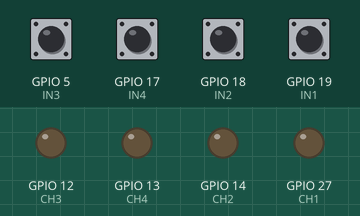
Recording of a sketch running on a simulated ESP32. Shown: output pins drawn as LEDs (lit = HIGH). The inputs (shaded band) are chosen by the test bench; at power-on: GPIO 5 (IN3), GPIO 17 (IN4), GPIO 18 (IN2), GPIO 19 (IN1) HIGH.

Above: at 1.2 s.
1.3 s: GPIO 5 (IN3) pulled LOW for 0.15 s
At 1.37 s:
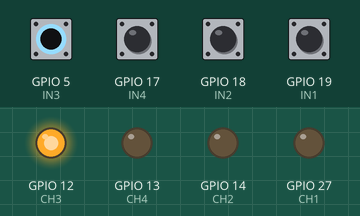
2.9 s: GPIO 17 (IN4) pulled LOW for 0.15 s
At 2.97 s:
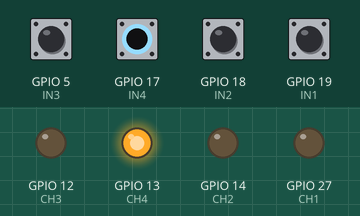
4.5 s: GPIO 18 (IN2) pulled LOW for 0.15 s
At 4.57 s:
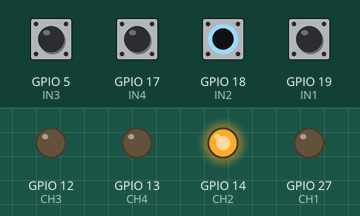
6.1 s: GPIO 19 (IN1) pulled LOW for 0.15 s
At 6.17 s:
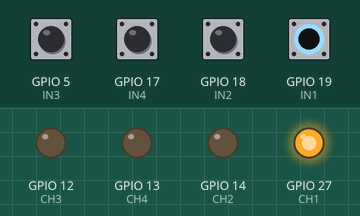
7.7 s: GPIO 5 (IN3) driven LOW and GPIO 17 (IN4) driven LOW
At 8.7 s:
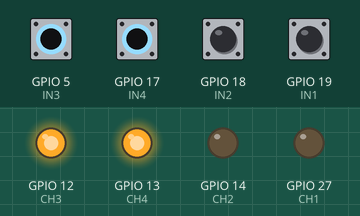
9.2 s: GPIO 18 (IN2) pulled LOW for 1 s
At 9.8 s:
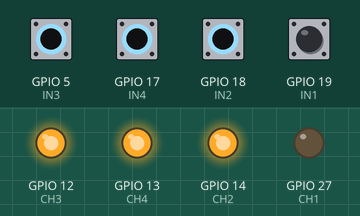
Timing chart, 0 to 12.2 s (numbered marks = the images above; inputs shaded):
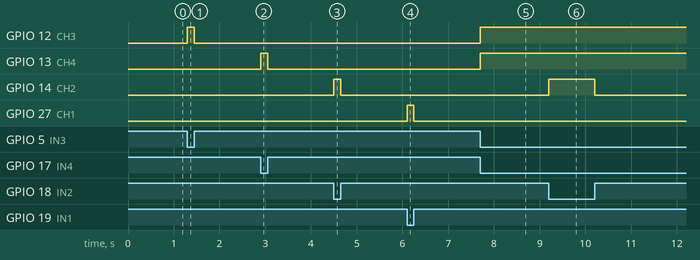

The sketch:

4Di4Do.ino
```cpp
//Author: eletechsup
//More information welcome to : http://www.485io.com
//Arduino IDE 2.2.1
//ES32C14 Expansion Board for ESP32 38PIN BOARD
//4 NPN DI Control 4 Relay Output

const int IN1 = 19;
const int IN2 = 18;
const int IN3 = 5;
const int IN4 = 17;
const int CH1 = 27;
const int CH2 = 14;
const int CH3 = 12;
const int CH4 = 13;


void setup() {
  pinMode(CH1, OUTPUT);
  pinMode(CH2, OUTPUT);
  pinMode(CH3, OUTPUT);
  pinMode(CH4, OUTPUT);
  pinMode(IN1, INPUT);
  pinMode(IN2, INPUT);
  pinMode(IN3, INPUT);
  pinMode(IN4, INPUT);
  pinMode(IN1, INPUT_PULLUP);
  pinMode(IN2, INPUT_PULLUP);
  pinMode(IN3, INPUT_PULLUP);
  pinMode(IN4, INPUT_PULLUP);
}
void loop() {
  if (digitalRead(IN1) == 0) {
    digitalWrite(CH1, HIGH);
  } else {
    digitalWrite(CH1, LOW);
  }
  if (digitalRead(IN2) == 0) {
    digitalWrite(CH2, HIGH);
  } else {
    digitalWrite(CH2, LOW);
  }
  if (digitalRead(IN3) == 0) {
    digitalWrite(CH3, HIGH);
  } else {
    digitalWrite(CH3, LOW);
  }
  if (digitalRead(IN4) == 0) {
    digitalWrite(CH4, HIGH);
  } else {
    digitalWrite(CH4, LOW);
  }
}
```

Measured:
- after the input at 1.3 s, GPIO 12 (CH3): LOW → HIGH at once, → LOW 0.15 s later
- after the input at 2.9 s, GPIO 13 (CH4): LOW → HIGH at once, → LOW 0.15 s later
- after the input at 4.5 s, GPIO 14 (CH2): LOW → HIGH at once, → LOW 0.15 s later
- after the input at 6.1 s, GPIO 27 (CH1): LOW → HIGH at once, → LOW 0.15 s later
- after the input at 7.7 s, GPIO 12 (CH3), GPIO 13 (CH4): LOW → HIGH at once
- after the input at 9.2 s, GPIO 14 (CH2): LOW → HIGH at once, → LOW 1.0 s later
